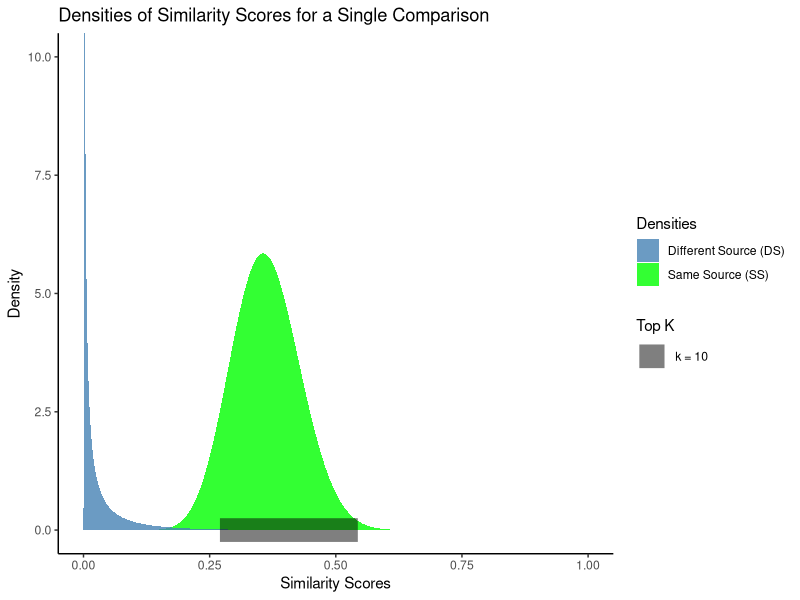

Here is the R script that generated this plot:
library(tidyverse)
library(patchwork)

set.seed(2009)

#DATA AND PARAMETERS TO CHANGE

data <- seq(0, 1, length.out = 1000)

DS_density <- dbeta(data, shape1 = 0.03611447, shape2 = 8.03275)
SS_density <- dbeta(data, shape1 = 18.02, shape2 = 31.78)

DS_random <- rbeta(9999, shape1 = 0.03611447, shape2 = 8.03275)
SS_random <- rbeta(1, shape1 = 18.02, shape2 = 31.78)

all_samples <- c(DS_random, SS_random)
all_samples_ordered <- sort(all_samples, decreasing = TRUE)
top_10 <- all_samples_ordered[1:10]

densities_data <- data.frame(
  x = data,
  ss = SS_density,
  ds = DS_density,
  top10 = top_10
)

densities_data[1,]$ds <- 0


densities_data %>% 
  ggplot(aes(x = x)) + 
  geom_polygon(aes(y = ss, fill="Same Source (SS)"), alpha = 0.8) + 
  geom_polygon(aes(y = ds, fill="Different Source (DS)"), alpha = 0.8) +
  geom_line(aes(x = top10, y = 0, color = "k = 10"), linewidth = 8, alpha = 0.5) +
  scale_fill_manual("Densities", values=c("steelblue", "green")) +
  scale_color_manual("Top K", values = c("black")) + 
  coord_cartesian(ylim = c(0, 10)) +
  xlab("Similarity Scores") +
  ylab("Density") + 
  labs(title = "Densities of Similarity Scores for a Single Comparison") +
  theme(panel.background = element_blank(), axis.line = element_line(), legend.position = "right")

